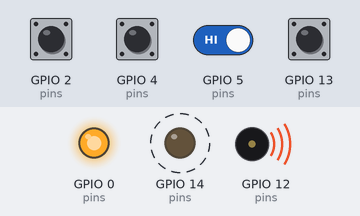
Bench run of a sketch on a simulated ESP8266 (NodeMCU). Parts: output pins drawn as LEDs (lit = HIGH), buzzer (waves = sounding). Dashed ring = blinking. The test bench sets the inputs (shaded band); at power-on: GPIO 2 (pins), GPIO 4 (pins), GPIO 5 (pins), GPIO 13 (pins) HIGH. WiFi joins after 1.5 s; servers stay silent unless stated; no MQTT or app messages arrive unless stated; what the sketch prints to the serial monitor is not drawn.

Above: at 2.8 s.
2.9 s: GPIO 2 (pins) pulled LOW for 0.15 s
At 5.1 s:
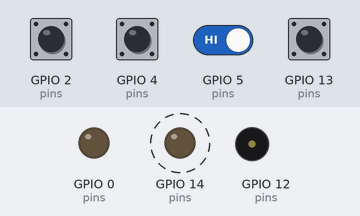
6.0 s: GPIO 4 (pins) pulled LOW for 1 s
At 7.6 s:
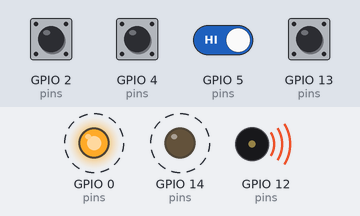
9.0 s: GPIO 2 (pins) driven LOW and GPIO 5 (pins) driven LOW
At 11.2 s:
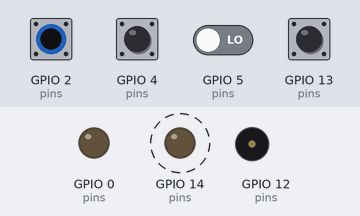
12.0 s: GPIO 13 (pins) pulled LOW for 0.15 s
15.1 s: GPIO 4 (pins) pulled LOW for 0.15 s
At 15.5 s:
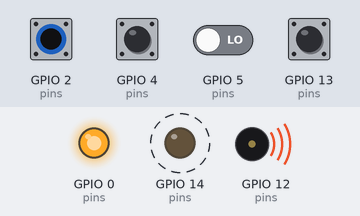
18.2 s: GPIO 13 (pins) pulled LOW for 0.15 s
Timing chart, 0 to 22.3 s (numbered marks = the images above; inputs shaded):
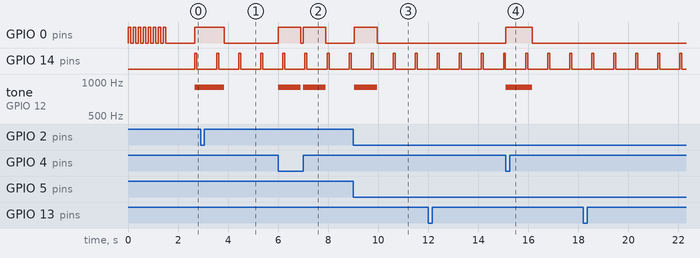

Measured:
- after the input at 2.9 s, GPIO 0 (pins): HIGH → LOW after 0.95 s instead of 0.67 s; tone on GPIO 12 (pins): 900 Hz → silent after 0.95 s instead of 0.67 s
- after the input at 6.0 s, GPIO 0 (pins): alternates HIGH for 0.90 s and LOW for 0.10 s, starting at once; tone on GPIO 12 (pins): alternates 900 Hz for 0.90 s and silent for 0.10 s, starting at once
- after the input at 9.0 s, GPIO 0 (pins): LOW → HIGH after 0.05 s, → LOW 0.90 s later; tone on GPIO 12 (pins): silent → 900 Hz after 0.05 s, → silent 0.90 s later
- after the input at 15.1 s, GPIO 0 (pins): LOW → HIGH at once, → LOW 1.1 s later; tone on GPIO 12 (pins): silent → 900 Hz at once, → silent 1.1 s later
- by itself, GPIO 14 (pins): alternates HIGH for 0.08 s and LOW for 0.80 s

The sketch:

Hacmandoor.ino
```cpp
#include <ESP8266WiFi.h>
#include <PubSubClient.h>

typedef void (*GeneralMessageFunction) ();


/**
 * Chirp Class manages emitting a chirp on the speaker for a given pin, length and frequency
 */
class Chirp {
  private:
    int _chirpUntil = 0;
    int _chirpFrequency;
    int _chirpPin;
    int _chirpTime;
    int _ledPin;

  public:
    Chirp(int pin, int t, int frequency, int ledPin =-1) : _chirpFrequency(frequency),  _chirpPin(pin), _chirpTime(t), _ledPin(ledPin) {}

    virtual void set() {
      _chirpUntil = millis() + _chirpTime;
      tone(_chirpPin, _chirpFrequency);
      if(_ledPin > -1) { digitalWrite(_ledPin, HIGH);}
    }

    virtual void loop(){
      if(millis() > _chirpUntil) {
        noTone(_chirpPin);
        if(_ledPin > -1) { digitalWrite(_ledPin, LOW);}
      }

    }
};

/**
 * StatusLED manages flashing an LED at a set interval to indicate life, or lack thereof.
 */
class StatusLED {
  private:
    int _on;
    int _off;
    int _pin;
    int _thisOn;
    int _thisOff;

  public:
    StatusLED(int pin, int on, int off) : _off(off), _on(on), _pin(pin) {}

    virtual void loop() {
      if (millis() < _thisOn){
        digitalWrite(_pin, HIGH);
      }else{
        digitalWrite(_pin, LOW);
      }

      if(millis() > _thisOff) {
        _thisOn = millis() + _on;
        _thisOff = millis() + _on + _off;
      }

    }

};

/**
 * Debounces a button.
 * Given a pin of the input, a state that the button desires to be in, debounce, and then a retry delay
 * Pin = the pin of the button/input
 * DesireState = what state the debounce should activate
 * Debounce = ms the input must be in desire state before register
 * Retry = ms that the button is no longer active after an activtion
 *
 */
class Debounce {
private:
  int _pin;
  int _desireState;
  int _debounce;
  int _retry;
  int _prevState;
  int _fired;
  int _thisState;
  int _thisDebounce;
  int _thisRetry;

public:
  Debounce(int pin, int desireState, int debounce, int retry) : _pin(pin), _desireState(desireState), _debounce(debounce), _retry(retry) {}

  virtual void init(){
    _prevState = digitalRead(_pin);
    _fired = 0;
  }

  virtual bool loop() {

    _thisState = digitalRead(_pin);

    if(_thisState == _desireState){

      if(_thisState != _prevState && (millis() > _thisRetry)){
        Serial.println("Updating");
        _prevState = _thisState;
        _thisDebounce = millis() + _debounce;
        _thisRetry = millis() + _debounce + _retry;
      }

      //in the disired state
      if(millis() < _thisDebounce){Serial.println("not yet"); return false;}
      if(millis() > _thisRetry) {Serial.println("too far"); return false;}

      if(_fired) return false;

      _fired = 1;
      return true;

    }else{
      if(millis() < _thisRetry){_thisDebounce = 0; _thisRetry = 0; _fired = 0;}
      _prevState = _thisState;
      return false;
    }
  }
};


//WiFi Details
const char* ssid = "";
const char* password = "";
const char* mqtt_server = "172.16.0.5";

//Pin Details
const int NUM_PINS = 7;
const int pins [NUM_PINS] = {5,2,4,0,14,12,13 };

//State variables
volatile int doorState = 0;

//Nice names
const int OVERRIDE_PIN = pins[0];
const int DOORBELL_PIN = pins[1];
const int DOOR_PIN = pins[2];
const int WARNLED_PIN = pins[3];
const int STATUS_PIN = pins[4];
const int SOUNDER_PIN = pins[5];
const int AUX_PIN = pins[6];

Chirp chirp(SOUNDER_PIN, 900, 900, WARNLED_PIN);
StatusLED statusLED(STATUS_PIN, 80, 800);
Debounce doorbellDebounce(DOORBELL_PIN, LOW, 50, 5000);
Debounce overrideDebounce(OVERRIDE_PIN, LOW, 50, 2000);
Debounce auxDebounce(AUX_PIN, LOW, 1000, 5000);

WiFiClient espClient;
PubSubClient client(espClient);
long lastMsg = 0;
char msg[50];
int value = 0;

void setup() {


  pinMode(OVERRIDE_PIN, INPUT_PULLUP);
  pinMode(DOORBELL_PIN, INPUT_PULLUP);
  pinMode(DOOR_PIN, INPUT_PULLUP);
  pinMode(AUX_PIN, INPUT_PULLUP);

  pinMode(WARNLED_PIN, OUTPUT);
  pinMode(STATUS_PIN, OUTPUT);
  pinMode(SOUNDER_PIN, OUTPUT);


  doorbellDebounce.init();
  overrideDebounce.init();
  auxDebounce.init();

  //Do the dance
  Serial.begin(115200);
  setup_wifi();
  client.setServer(mqtt_server, 1883);

}

void setup_wifi() {

  delay(10);

  // We start by connecting to a WiFi network
  Serial.println();
  Serial.print("Connecting to ");
  Serial.println(ssid);

  WiFi.begin(ssid, password);

  while (WiFi.status() != WL_CONNECTED) {
    digitalWrite(WARNLED_PIN, HIGH);
    Serial.print(".");
    delay(100);
    digitalWrite(WARNLED_PIN, LOW);
    delay(100);
  }

  Serial.println("");
  Serial.println("WiFi connected");
  Serial.println("IP address: ");
  Serial.println(WiFi.localIP());
}

void reconnect() {
  // Loop until we're reconnected
  while (!client.connected()) {
    Serial.print("Attempting MQTT connection...");

    // Attempt to connect
    if (client.connect("ESP8266Client", "system/keysensor/state", 2, true, "offline")) {
      Serial.println("connected");
      // Once connected, publish an announcement...
      client.publish("system/keysensor/state", "online", true);
      delay(1000);
    } else {
      Serial.print("failed, rc=");
      Serial.print(client.state());
      Serial.println(" try again in 5 seconds");
      // Wait 5 seconds before retrying
      delay(5000);
    }
  }
}

void loop() {

  if (!client.connected()) reconnect();
  client.loop();
  chirp.loop();
  statusLED.loop();


  if(doorbellDebounce.loop()){
    client.publish("door/outer/doorbell", "");
    chirp.set();
  }

  if(overrideDebounce.loop()){
    client.publish("door/outer/opened/key", "");
    chirp.set();
  }

  if(auxDebounce.loop()){
    client.publish("door/outer/aux", "");
    chirp.set();
  }


  int live_door_state = digitalRead(DOOR_PIN);
  if(live_door_state != doorState){
    Serial.println("DOOR STATE");
    Serial.println(live_door_state);
    client.publish("door/outer/state", live_door_state?"opened":"closed");
    doorState = live_door_state;
    chirp.set();
  }

}
```
